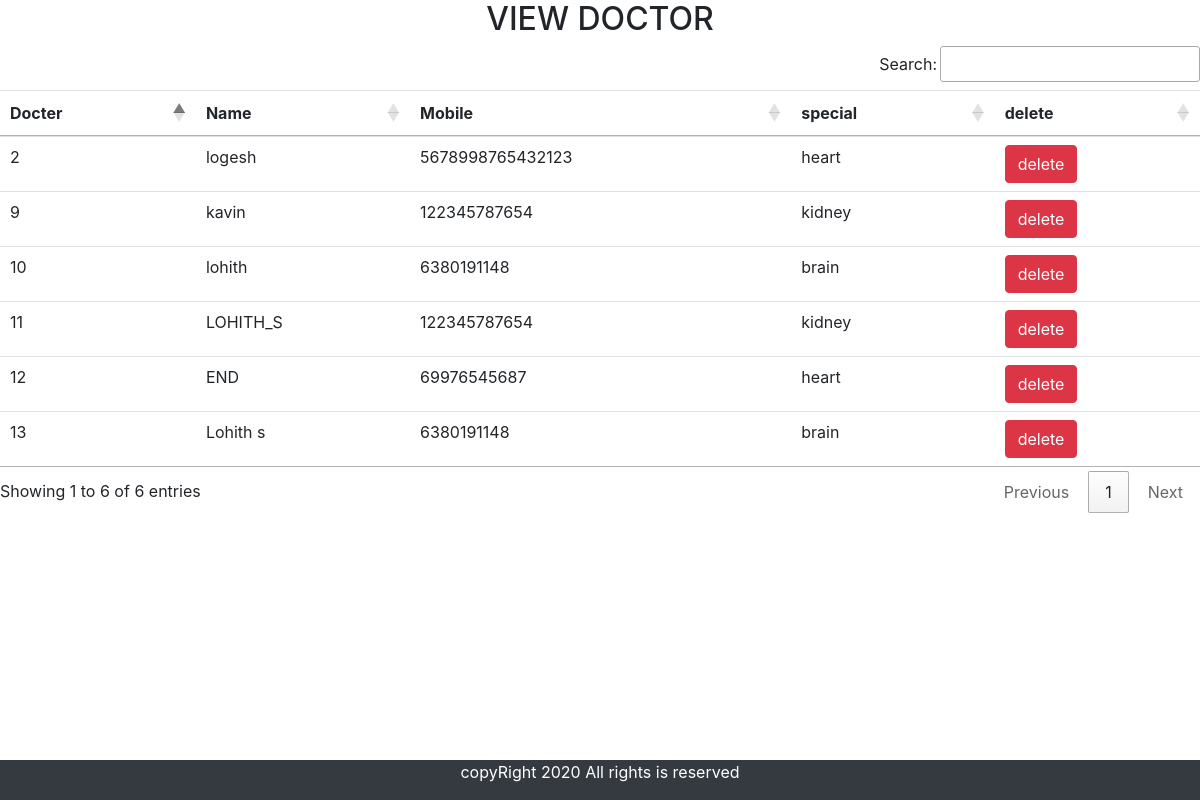
/view_doctor/ (signed in), run on the app's committed database.
### doctor/models.py (models this page shows, shortened)
class Doctor(models.Model):
    name=models.CharField(max_length=50)
    mobile=models.IntegerField()
    special=models.CharField(max_length=50)

### doctor/views.py (the view)
# urls.py: path('view_doctor/',View_Docter,name='view_Doctor'),
def View_Docter(request):
    if not request.user.is_staff:
        return redirect('login')
    doc=Doctor.objects.all()
    d={'doc':doc}
    return render(request, "view_doctor.html",d)

### template/view_doctor.html (shortened to what this page needs)
{% include 'base.html' %}
{% block content %}
<div class="contat">
<div>
    <h2  class="text-center">VIEW DOCTOR</h2>
    <table id="example" class="table table-hover">
        <thead>
            <tr>
                <th>Docter</th>
                <th>Name</th>
                <th>Mobile</th>
                <th>special</th>
                <th>delete</th>
            </tr>
        </thead>
        <tbody>
            {% for i in doc %}
            <tr>
                <td>{{i.id}}</td>
                <td>{{i.name}}</td>
                <td>{{i.mobile}}</td>
                <td>{{i.special}}</td>
                <td><a href="{%url 'delete_doctor' i.id %}"onclick="return confirm('are you sure want to delete!')"class="btn btn-danger">delete</a></td>
            </tr>
            {% endfor %}
        </tbody>
    </table>
</div>
{% endblock %}
{% include 'footer.html' %}

### template/view_doctor.html (style rules this page uses)
.contat { height: 75vh; }

### data on the page
Doctor: id "2", name "logesh", mobile "5678998765432123", special "heart"
Doctor: id "9", name "kavin", mobile "122345787654", special "kidney"
Doctor: id "10", name "lohith", mobile "6380191148", special "brain"
Doctor: id "11", name "LOHITH_S", mobile "122345787654", special "kidney"
Doctor: id "12", name "END", mobile "69976545687", special "heart"
Doctor: id "13", name "Lohith s", mobile "6380191148", special "brain"
